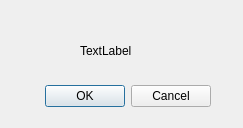
<?xml version="1.0" encoding="UTF-8"?>
<ui version="4.0">
 <class>ResultDialog</class>
 <widget class="QDialog" name="ResultDialog">
  <property name="geometry">
   <rect>
    <x>0</x>
    <y>0</y>
    <width>243</width>
    <height>128</height>
   </rect>
  </property>
  <property name="windowTitle">
   <string>Dialog</string>
  </property>
  <widget class="QDialogButtonBox" name="buttonBox">
   <property name="geometry">
    <rect>
     <x>-130</x>
     <y>80</y>
     <width>341</width>
     <height>32</height>
    </rect>
   </property>
   <property name="orientation">
    <enum>Qt::Horizontal</enum>
   </property>
   <property name="standardButtons">
    <set>QDialogButtonBox::Cancel|QDialogButtonBox::Ok</set>
   </property>
  </widget>
  <widget class="QLabel" name="label">
   <property name="geometry">
    <rect>
     <x>80</x>
     <y>40</y>
     <width>301</width>
     <height>21</height>
    </rect>
   </property>
   <property name="text">
    <string>TextLabel</string>
   </property>
  </widget>
 </widget>
 <resources/>
 <connections>
  <connection>
   <sender>buttonBox</sender>
   <signal>accepted()</signal>
   <receiver>ResultDialog</receiver>
   <slot>accept()</slot>
   <hints>
    <hint type="sourcelabel">
     <x>248</x>
     <y>254</y>
    </hint>
    <hint type="destinationlabel">
     <x>157</x>
     <y>274</y>
    </hint>
   </hints>
  </connection>
  <connection>
   <sender>buttonBox</sender>
   <signal>rejected()</signal>
   <receiver>ResultDialog</receiver>
   <slot>reject()</slot>
   <hints>
    <hint type="sourcelabel">
     <x>316</x>
     <y>260</y>
    </hint>
    <hint type="destinationlabel">
     <x>286</x>
     <y>274</y>
    </hint>
   </hints>
  </connection>
 </connections>
</ui>
